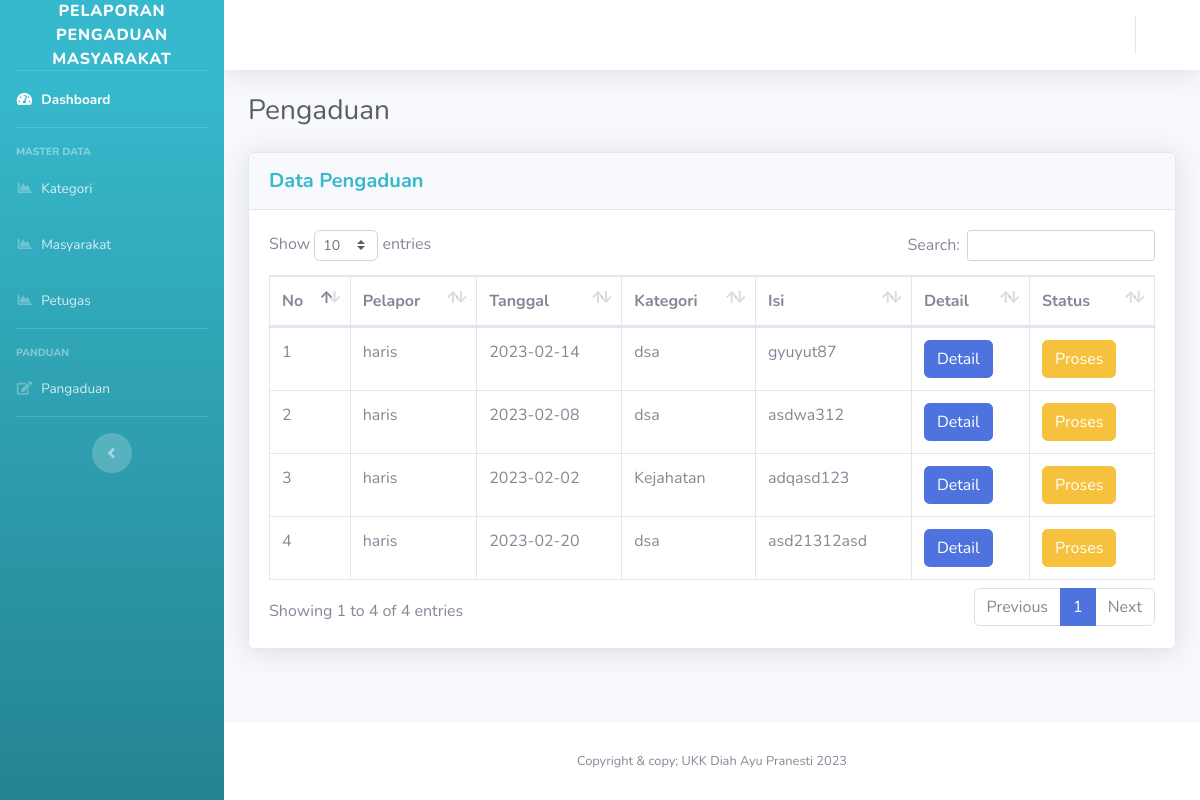
The app's page /index.php/admin/pengadu with its own data.
### tables this page shows
CREATE TABLE `pengaduan` (
  `id_pengaduan` int(11) NOT NULL,
  `tanggal_pengaduan` date NOT NULL,
  `nik` varchar(16) NOT NULL,
  `kategori` varchar(128) NOT NULL,
  `subkategori` varchar(128) NOT NULL,
  `isi_laporan` text NOT NULL,
  `foto` varchar(255) NOT NULL,
  `status` enum('0','proses','selesai') NOT NULL
);

CREATE TABLE `masyarakat` (
  `id` int(11) NOT NULL,
  `nik` int(16) NOT NULL,
  `nama` varchar(35) NOT NULL,
  `username` varchar(25) NOT NULL,
  `password` varchar(128) NOT NULL,
  `telepon` varchar(13) NOT NULL,
  `active` enum('active','suspend') NOT NULL
);

CREATE TABLE `kategori` (
  `id` int(11) NOT NULL,
  `kategori` varchar(255) NOT NULL
);

### application/controllers/Admin.php (called while the page is built, shortened)
<?php
class Admin extends CI_Controller {
	public function __construct()
	{
		$this->load->model('m_admin');
	}
	public function pengadu()
	{
		$data['user'] = $this->m_admin->userData($this->session->userData('username'))->row_array();
		$data['masyarakat'] = $this->m_admin->masyarakat()->result_array();
		$data['pengaduan'] = $this->m_admin->pengaduan()->result_array();
		$this->load->view('template/Header');
        $this->load->view('template/Sidebar',$data);
        $this->load->view('template/Topbar',$data);
		$this->load->view('admin/admin_pengadu',$data);
		$this->load->view('template/Footer');
	}
}

### index.php (called while the page is built, shortened)
<?php
require_once BASEPATH.'core/CodeIgniter.php';

### application/models/m_admin.php (called while the page is built, shortened)
<?php
class m_admin extends CI_Model
{
   function pengaduan()
   {
      $this->db->select('*');
      $this->db->from('pengaduan');
      $this->db->join('masyarakat', 'masyarakat.nik=pengaduan.nik');
      $this->db->join('kategori', 'kategori.id=pengaduan.kategori');
      $this->db->join('subkategori','subkategori.id_subkategori=pengaduan.subkategori');
      return $this->db->get();
   }
}

### application/views/admin/admin_pengadu.php (the view, shortened to what this page needs)
<div class="container-fluid">
    <div class="d-sm-flex align-items-center justify-content-between mb-4">
        <h1 class="h3 mb-0 text-gray-800">Pengaduan </h1>
    </div>
    <div class="card shadow mb-4">
        <div class="card-header py-3">
            <div class="d-flex align-text-center">
                <h5 class="m-0 font-weight-bold text-info">Data Pengaduan</h5>
            </div>
        </div>
        <div class="card-body">
            <div class="table-responsive">
                <table class="table table-bordered" id="dataTable" width="100%" cellspacing="0">
                    <thead>
                        <tr>
                            <th>No</th>
                            <th>Pelapor</th>
                            <th>Tanggal</th>
                            <th>Kategori</th>
                            <th>Isi</th>
                            <th>Detail</th>
                            <th>Status</th>
                        </tr>
                    </thead>
                    <tbody>
                        <?php $no = 1;
                          foreach ($pengaduan as $p) : ?>
                        <tr>
                            <td><?= $no++ ?></td>
                            <td><?= $p['nama'] ?></td>
                            <td><?= $p['tanggal_pengaduan'] ?></td>
                            <td><?= $p['kategori'] ?></td>
                            <td><?= $p['isi_laporan'] ?></td>
                            <td>
                                <button type="button" class="btn btn-primary" data-toggle="modal"
                                    data-target="#detail<?= $p['id_pengaduan'] ?>">
                                    Detail
                                </button>
                            </td>
                            <td>
                                <?php if ($p['status'] == "proses") : ?>
                                <a type="button" class="btn btn-warning"
                                    href="<?=base_url('Admin/statusproses/').$p['id_pengaduan'] ?>">
                                    Proses
                                </a>
                                <?php endif ?>
                            </td>
                        </tr>
                        <?php
                          endforeach; ?>
                    </tbody>
                </table>
            </div>
        </div>
    </div>
</div>
</div>

### application/views/template/Header.php (shortened to what this page needs)
<!DOCTYPE html>
<html lang="en">
<head>
    <link href="<?= base_url('assets/') ?>vendor/fontawesome-free/css/all.min.css" rel="stylesheet" type="text/css">
    <link href=<?= base_url('assets/css/sb-admin-2.min.css')?> rel="stylesheet">
    <link href="<?= base_url('assets/') ?>vendor/datatables/dataTables.bootstrap4.min.css" rel="stylesheet">
</head>
<body id="page-top">
    <div id="wrapper">

### application/views/template/Sidebar.php (shortened to what this page needs)
<ul class="navbar-nav bg-gradient-info sidebar sidebar-dark accordion" id="accordionSidebar">
    <a class="sidebar-brand d-flex align-items-center justify-content-center" href="<?= base_url('Admin') ?>">
        <div class="sidebar-brand-text mx-3">Pelaporan Pengaduan Masyarakat</div>
    </a>
    <hr class="sidebar-divider my-0">
    <li class="nav-item active">
        <a class="nav-link" href="<?= base_url('Admin') ?>">
            <i class="fas fa-fw fa-tachometer-alt"></i>
            <span>Dashboard</span></a>
    </li>
    <hr class="sidebar-divider">
    <div class="sidebar-heading">
        Master Data
    </div>
    <li class="nav-item">
        <a class="nav-link" href="<?= base_url('Admin/kategori') ?>">
            <i class="fas fa-fw fa-chart-area"></i>
            <span>Kategori</span></a>
    </li>
    <li class="nav-item">
        <a class="nav-link" href="<?= base_url('Admin/Masyarakat') ?>">
            <i class="fas fa-fw fa-chart-area"></i>
            <span>Masyarakat</span></a>
    </li>
    <li class="nav-item">
        <a class="nav-link" href="<?= base_url('Admin/petugas') ?>">
            <i class="fas fa-fw fa-chart-area"></i>
            <span>Petugas</span></a>
    </li>
    <hr class="sidebar-divider">
    <div class="sidebar-heading">
        Panduan
    </div>
    <li class="nav-item">
        <a class="nav-link" href="<?= base_url('Admin/pengadu') ?>">
            <i class="fas fa-fw fa-edit"></i>
            <span>Pangaduan</span></a>
    </li>
    <hr class="sidebar-divider d-none d-md-block">
    <div class="text-center d-none d-md-inline">
        <button class="rounded-circle border-0" id="sidebarToggle"></button>
    </div>
</ul>

### application/views/template/Topbar.php (shortened to what this page needs)
   <div id="content-wrapper" class="d-flex flex-column">
<div id="content">
 <nav class="navbar navbar-expand navbar-light bg-white topbar mb-4 static-top shadow">
<ul class="navbar-nav ml-auto">
    <li class="nav-item dropdown no-arrow">
        <a class="nav-link dropdown-toggle" href="#" id="userDropdown" role="button"
            data-toggle="dropdown" aria-haspopup="true" aria-expanded="false">
        </a>
    </li>
</ul>
</nav>

### application/views/template/Footer.php (shortened to what this page needs)
<footer class="sticky-footer bg-white">
    <div class="container my-auto">
        <div class="copyright text-center my-auto">
            <span>Copyright & copy; UKK Diah Ayu Pranesti 2023</span>
        </div>
    </div>
</footer>
</div>
</div>
            </body>
            </html>

### records on screen
pengaduan: masyarakat.nama "haris", tanggal_pengaduan "2023-02-14", kategori.kategori "dsa", isi_laporan "gyuyut87"
pengaduan: masyarakat.nama "haris", tanggal_pengaduan "2023-02-08", kategori.kategori "dsa", isi_laporan "asdwa312"
pengaduan: masyarakat.nama "haris", tanggal_pengaduan "2023-02-02", kategori.kategori "Kejahatan", isi_laporan "adqasd123"
pengaduan: masyarakat.nama "haris", tanggal_pengaduan "2023-02-20", kategori.kategori "dsa", isi_laporan "asd21312asd"
